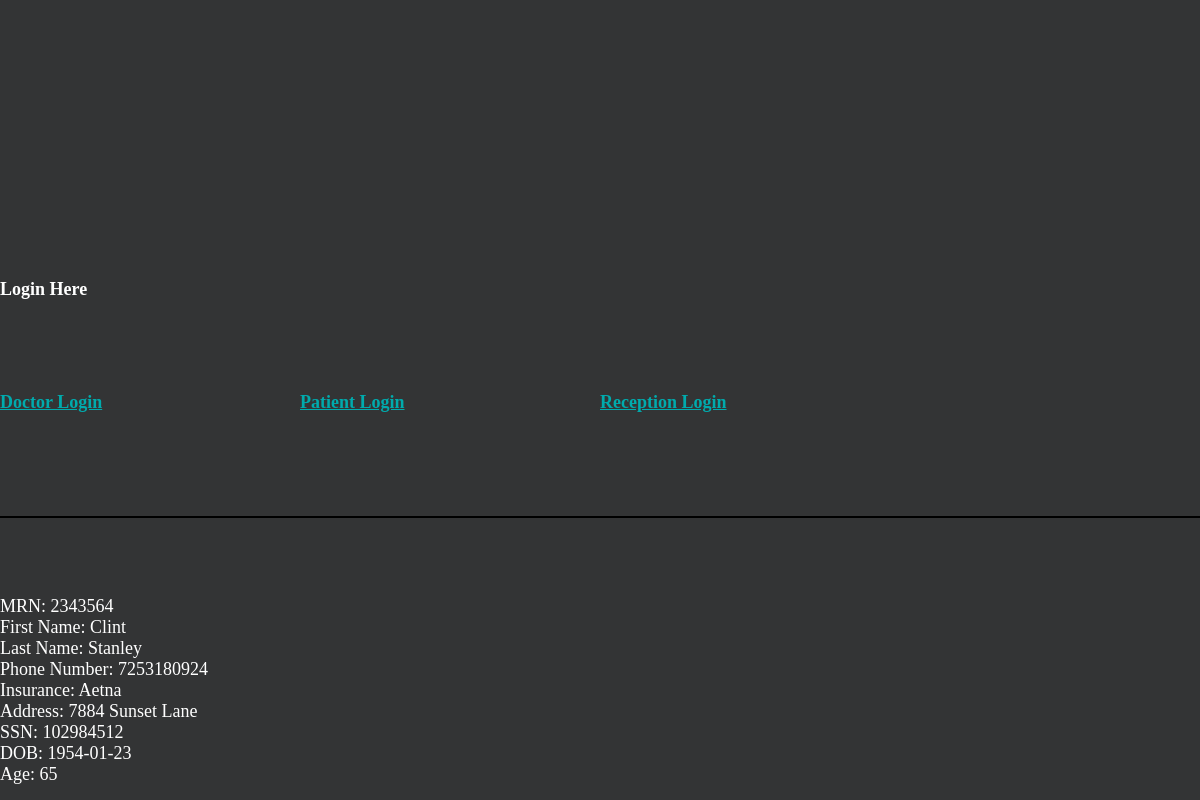
The app's page /patient/patient_data.php?MRN=2343564 with its own data.
### tables this page shows
CREATE TABLE `patient` (
  `pMRN` int(11) NOT NULL,
  `pPhone` char(10) NOT NULL,
  `pInsure` varchar(35) NOT NULL,
  `pAddress` varchar(35) NOT NULL,
  `pLName` varchar(15) NOT NULL,
  `pFName` varchar(15) NOT NULL,
  `pSSN` varchar(9) NOT NULL,
  `pDOB` date NOT NULL,
  `pAge` char(3) NOT NULL,
  `procID` varchar(20) NOT NULL,
  `drID` varchar(20) NOT NULL,
  PRIMARY KEY (`pMRN`),
  KEY `procID` (`procID`),
  KEY `drID` (`drID`),
  CONSTRAINT `patient_ibfk_1` FOREIGN KEY (`procID`) REFERENCES `proc` (`procID`),
  CONSTRAINT `patient_ibfk_2` FOREIGN KEY (`drID`) REFERENCES `doctor` (`drID`)
);

### patient/patient_data.php (the view, shortened to what this page needs)
<?php
  include "../templates/header.php";
  require_once "../config.php";
  if (isset($_GET["MRN"])){
    $MRN = $_GET["MRN"];
  }
  $query = "SELECT * from patient where pMRN = '$MRN'";
  $responce = mysqli_query($dbc, $query);
  if ($responce){
    while($row = mysqli_fetch_array($responce)) {
      echo "MRN: " . $row['pMRN'] . "<br>";
      echo "First Name: " . $row['pFName'] . "<br>";
      echo "Last Name: " . $row['pLName'] . "<br>";
      echo "Phone Number: " . $row['pPhone'] . "<br>";
      echo "Insurance: " . $row['pInsure'] . "<br>";
      echo "Address: " . $row['pAddress'] . "<br>";
      echo "SSN: " . $row['pSSN'] . "<br>";
      echo "DOB: " . $row['pDOB'] . "<br>";
      echo "Age: " . $row['pAge'] . "<br>";
  }
  }
  else{
    echo "Error with database";
    echo mysqli_connect_error($dbc);
  }
  echo '</div>';
 ?>

### style.css (style rules this page uses)
* { margin: 0; padding: 0; display: grid; font-size: large; }

### records on screen
patient: pMRN "2343564", pFName "Clint", pLName "Stanley", pPhone "7253180924", pInsure "Aetna", pAddress "7884 Sunset Lane", pSSN "102984512", pDOB "1954-01-23", pAge "65"
